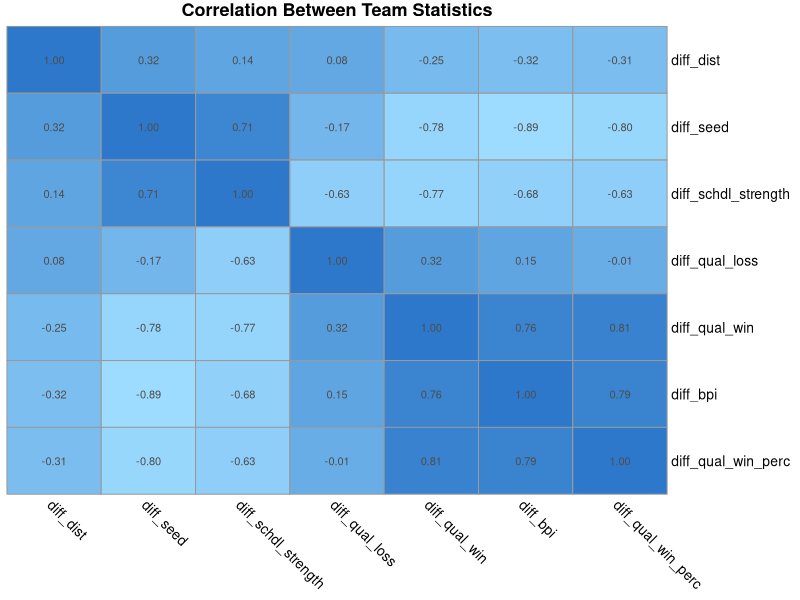
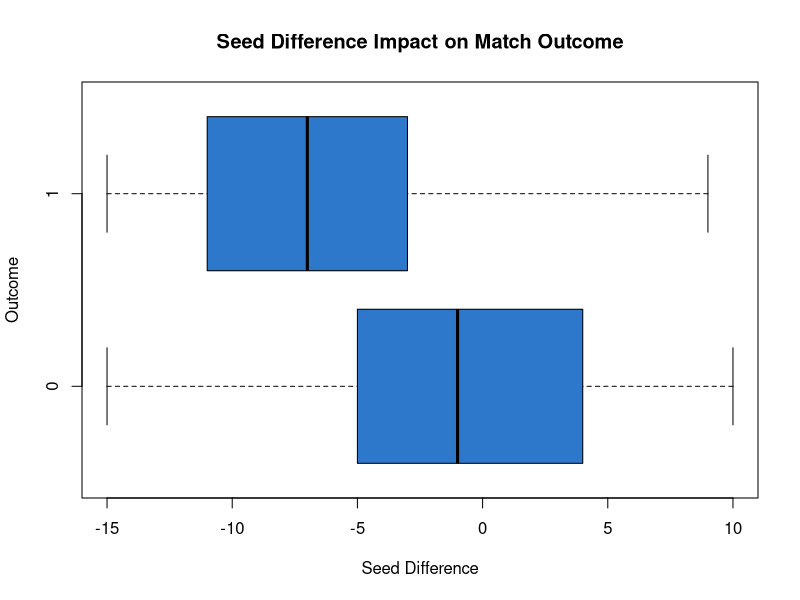
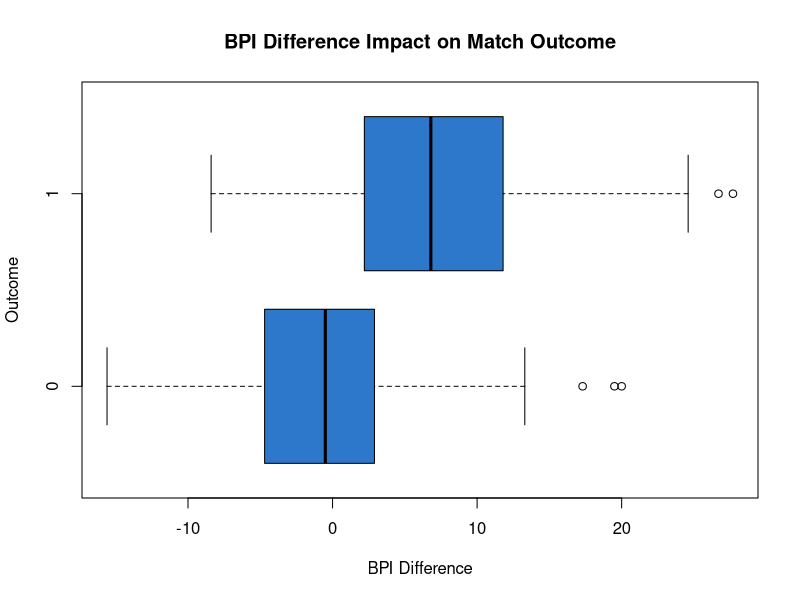
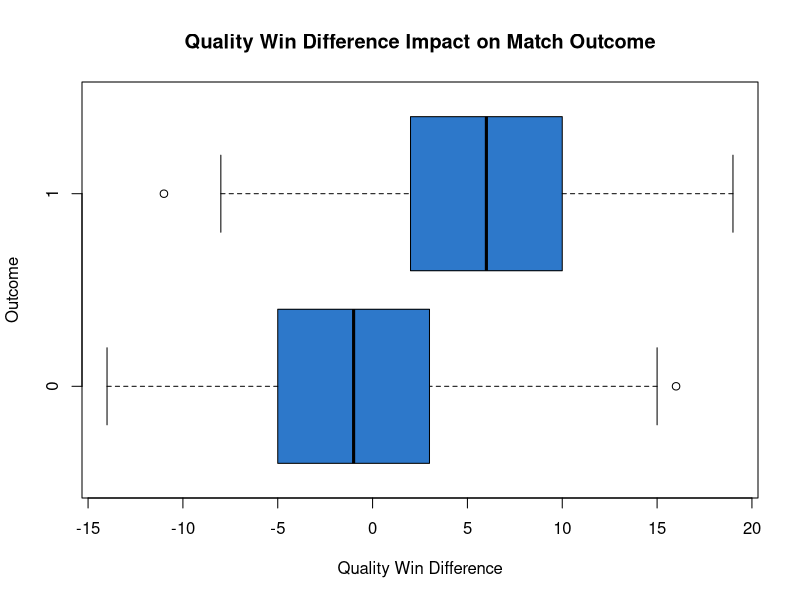
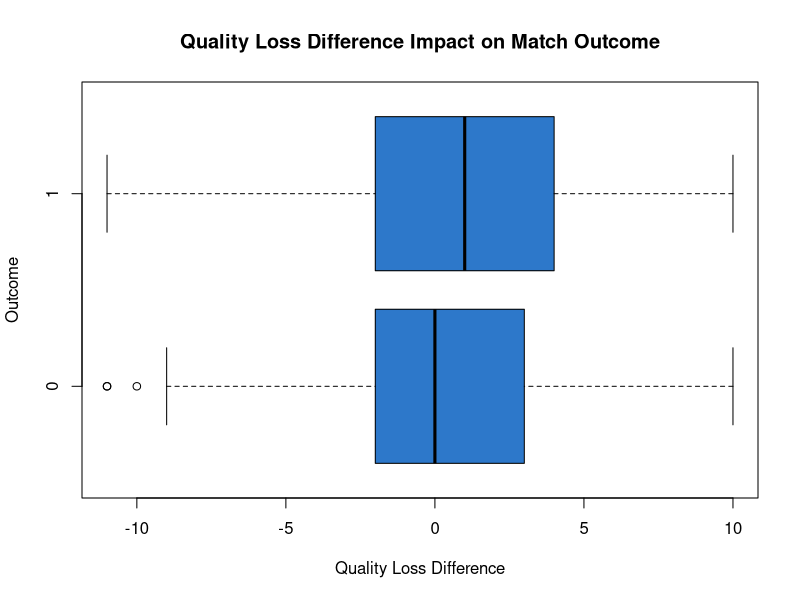
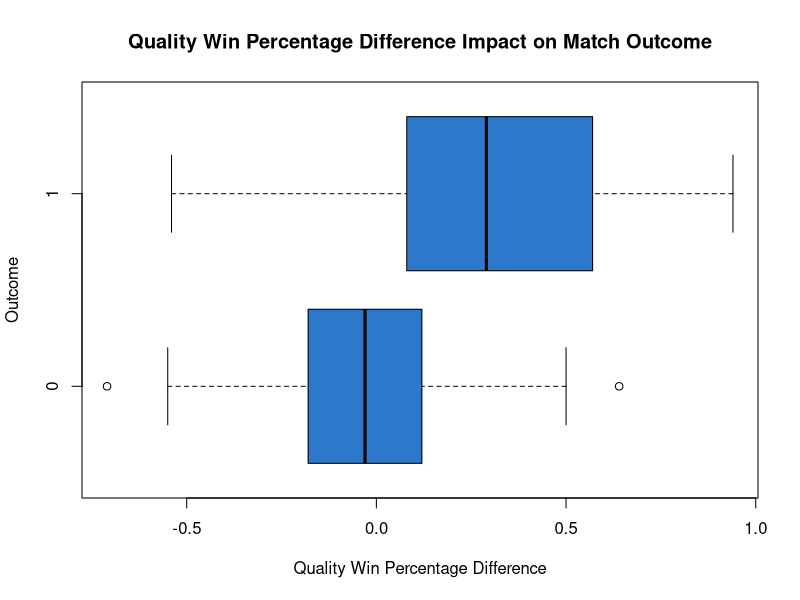
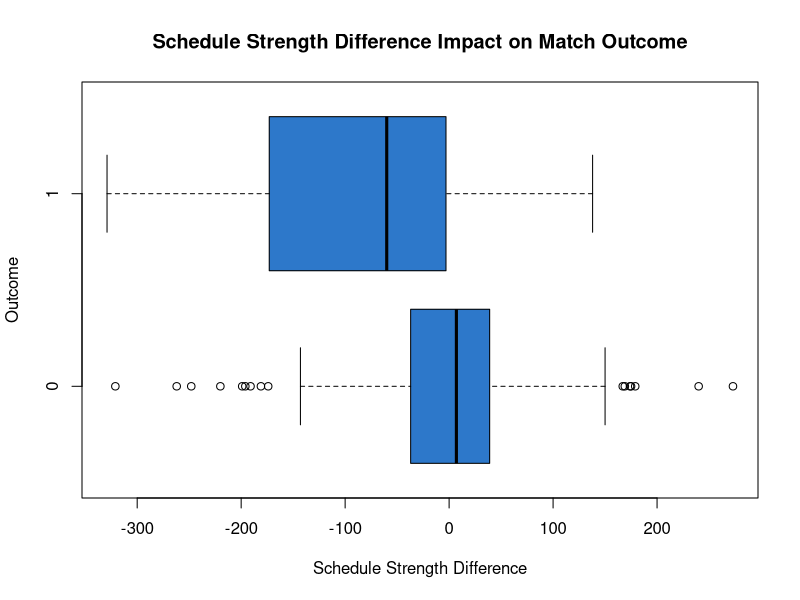
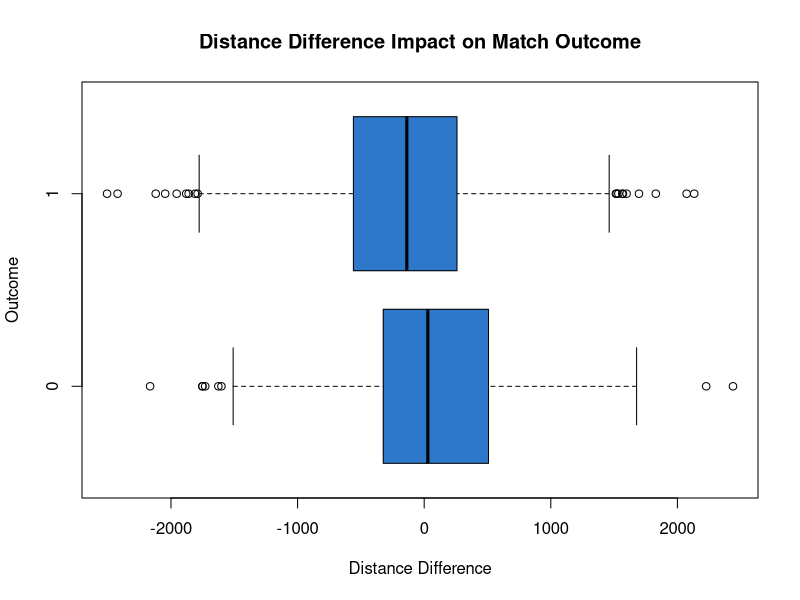

These charts were generated, in order, by the following R code:
## this produces data visualizations for the basketball team statistics

# upload packages
library(pheatmap)

# upload data
bracket_data <- read.csv("final_data/final_bracket_data.csv")

# format data
bracket_data$team_x_win <- as.integer(bracket_data$team_x_win)

# create a correlation matrix of the team statistics
cor_matrix <- cor(bracket_data[,5:11])

# initiate png device
png("correlation_matrix.png", bg = "transparent")

# create a heat map using the correlation matrix
pheatmap(cor_matrix,
         color = colorRampPalette(c("#9ddcff","#2d78ca"))(100),
         clustering_distance_rows = "correlation", 
         clustering_distance_cols = "correlation",
         treeheight_row = 0,
         treeheight_col = 0,
         legend = FALSE,
         display_numbers = TRUE,
         number_format = "%.2f",
         main = "Correlation Between Team Statistics",
         angle_col = 315)

# turn off the png device
dev.off()

# create box plots for all of the different variables
boxplot(diff_seed ~ team_x_win, data = bracket_data, col = "#2d78ca", horizontal = TRUE, main = "Seed Difference Impact on Match Outcome", xlab = "Seed Difference", ylab = "Outcome")
boxplot(diff_bpi ~ team_x_win, data = bracket_data, col = "#2d78ca", horizontal = TRUE, main = "BPI Difference Impact on Match Outcome", xlab = "BPI Difference", ylab = "Outcome")
boxplot(diff_qual_win ~ team_x_win, data = bracket_data, col = "#2d78ca", horizontal = TRUE, main = "Quality Win Difference Impact on Match Outcome", xlab = "Quality Win Difference", ylab = "Outcome")
boxplot(diff_qual_loss ~ team_x_win, data = bracket_data, col = "#2d78ca", horizontal = TRUE, main = "Quality Loss Difference Impact on Match Outcome", xlab = "Quality Loss Difference", ylab = "Outcome")
boxplot(diff_qual_win_perc ~ team_x_win, data = bracket_data, col = "#2d78ca", horizontal = TRUE, main = "Quality Win Percentage Difference Impact on Match Outcome", xlab = "Quality Win Percentage Difference", ylab = "Outcome")
boxplot(diff_schdl_strength ~ team_x_win, data = bracket_data, col = "#2d78ca", horizontal = TRUE, main = "Schedule Strength Difference Impact on Match Outcome", xlab = "Schedule Strength Difference", ylab = "Outcome")
boxplot(diff_dist ~ team_x_win, data = bracket_data, col = "#2d78ca", horizontal = TRUE, main = "Distance Difference Impact on Match Outcome", xlab = "Distance Difference", ylab = "Outcome")

# remove used variables
rm(bracket_data)
rm(cor_matrix)